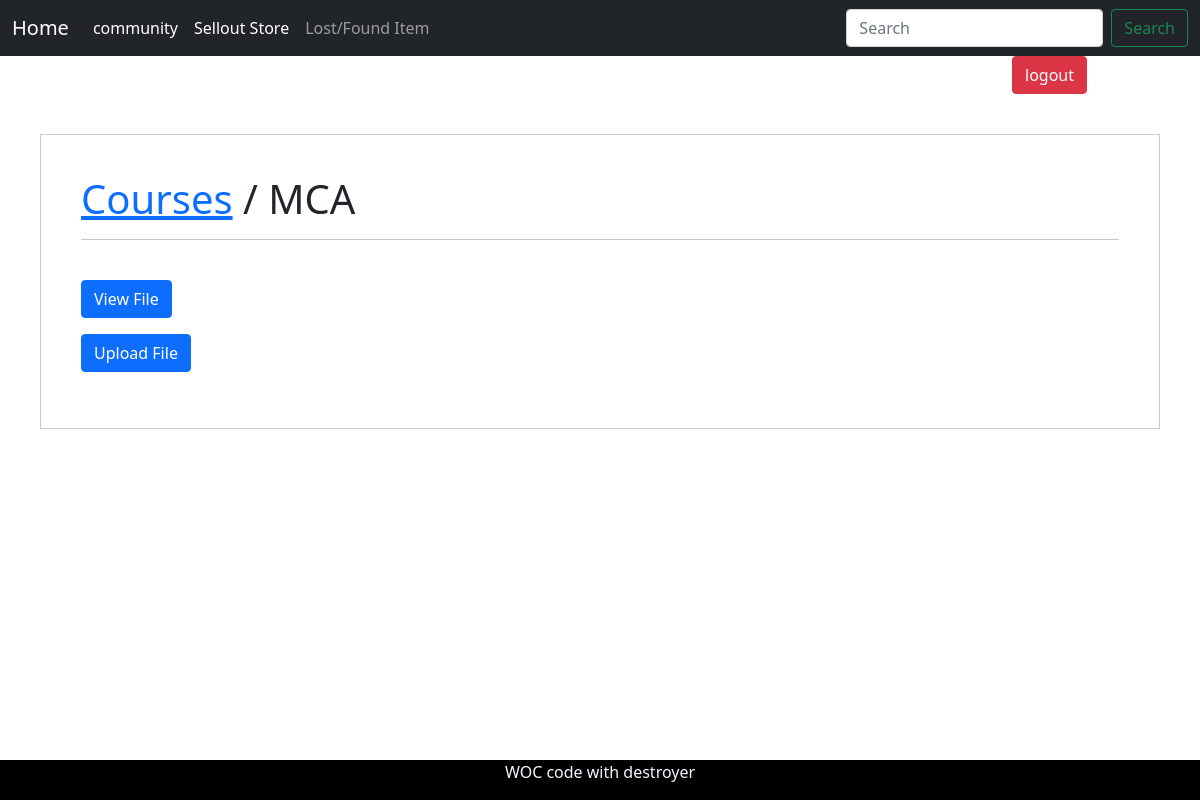
Page /notes/course/1/ (signed in) on the earlier database version.
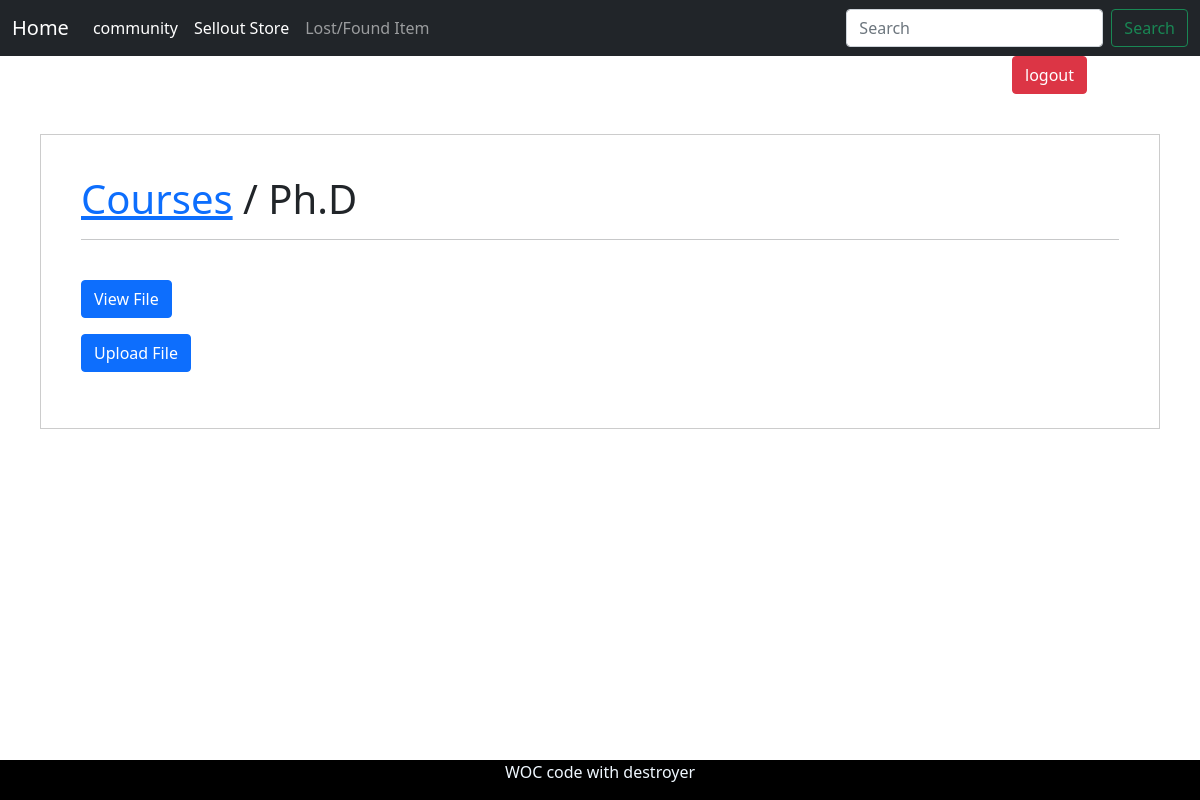
Same page on the later database version.
### notes/models.py (models this page shows, shortened)
class Course(models.Model) :
    course = (
        ('BTech', 'BTech'),
        ('MTech', 'MTech'),
        ('MCA', 'MCA'),
        ('MSc', 'MSc'),
        ('MBA', 'MBA'),
        ('Ph.D', 'Ph.D'),
    )
    name = models.CharField(max_length=50,null=False,choices=course)

### notes/views.py (the view)
# urls.py: url(r'^course/(?P<pk>\d+)/$', views.course_file, name='course_file'),
def course_file(request, pk):
    if not request.session.has_key('user_id_session_login'):
        return redirect('login')
    course = Course.objects.get(pk=pk)
    return render(request, 'course_file.html', {'course': course})

### notes/templates/course_file.html (shortened to what this page needs)
{% extends 'base.html' %}
{% load %}
{% block body %}
    <div style="padding:40px;margin:40px;border:1px solid #ccc">
    <h1><a href="{% url 'home_notes' %}">Courses</a> / {{ course.name }}</h1>
    <hr>
    <br>
    <p><a href="{% url 'view_files'  course.pk%}" class="btn btn-primary">View File</a></p>
    <p><a href="{% url 'upload_file' course.pk %}" class="btn btn-primary">Upload File</a></p>
    </div>
{% endblock %}

### notes/templates/base.html (shortened to what this page needs)
<!doctype html>
<html lang="en">
  <head>
    <link href="https://cdn.jsdelivr.net/npm/bootstrap@5.0.1/dist/css/bootstrap.min.css" rel="stylesheet">
  </head>
  <body>
  <nav class="navbar navbar-expand-lg navbar-dark bg-dark">
  <div class="container-fluid">
    <a class="navbar-brand" href="{% url 'home' %}">Home</a>
    <div class="collapse navbar-collapse" id="navbarSupportedContent">
       <ul class="navbar-nav me-auto mb-2 mb-lg-0">
        <li class="nav-item">
          <a class="nav-link active" aria-current="page" href="{% url 'community' %}">community</a>
        </li>
          <li class="nav-item">
          <a class="nav-link active" aria-current="page" href="{% url 'bsihome' %}">Sellout Store</a>
        </li>
        <li class="nav-item">
               <a class="nav-link" href="{% url 'lfihome' %}">Lost/Found Item</a>
        </li>
      </ul>
      <form class="d-flex">
        <input class="form-control me-2" type="search" placeholder="Search" aria-label="Search">
        <button class="btn btn-outline-success" type="submit">Search</button>
      </form>
    </div>
  </div>
</nav>
     <div class="container-fluid">
        <div class="row">
            <div class="col-2 offset-10">
                <a style="text-decoration:none" href="{% url 'logout' %}"><button class="btn btn-danger">logout</button></a>
            </div>
        </div>
    </div>
 {% block body %}{% endblock body %}
<footer class="footer" style="padding-top: 100px">
  <div class="container-fluid ">
    <div class="row mt-6" style="background-color: black; height: 40px;">
        <div class="col">
            <p style="color: aliceblue">WOC code with destroyer</p>
        </div>
    </div>
  </div>
</footer>
  </body>
</html>

### notes/templates/base.html (style rules this page uses)
.footer { position: -webkit-sticky; position: fixed; bottom: 0; background-color: white; text-align: center; width: 100%; }

Differences in the rows shown:
changed Course: name "MCA" → "Ph.D"
